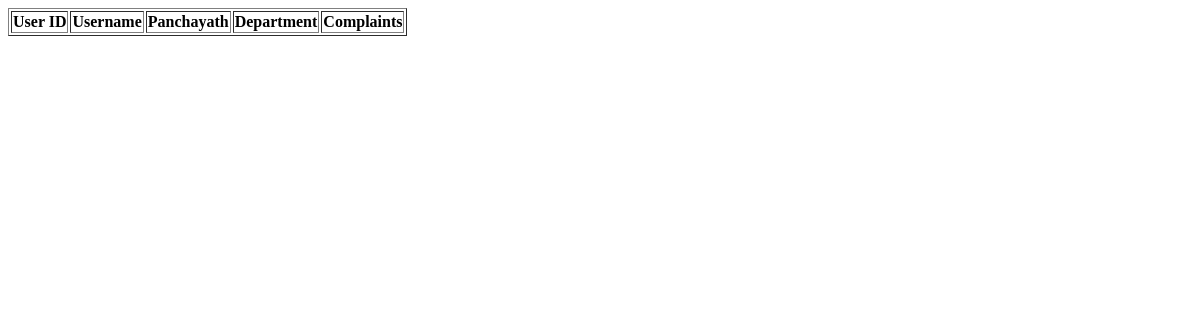
The app's page /complaintlist/ (signed in), older data.
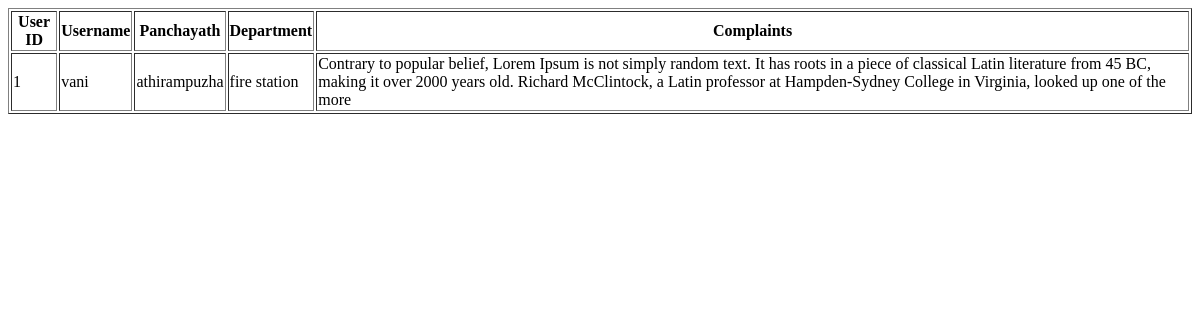
The same page, newer data.
### myapp/models.py (models this page shows)
class Complaints(models.Model):
    cid = models.IntegerField(primary_key=True)
    uid = models.IntegerField()
    uname = models.CharField(max_length=30)
    panchayath = models.CharField(max_length=100)
    department = models.CharField(max_length=100)
    complaint = models.TextField(max_length=300)

### myapp/views.py (the view)
# urls.py: path('complaintlist/', views.complaintList, name='complaintlist'),
def complaintList(request):
    clrec = DeptReg.objects.filter(username=request.session['uname'])
    if clrec.filter(username=request.session['uname']).exists():
        crec = Complaints.objects.filter(panchayath=request.session['panchayath'])
        return render(request, 'complaintlist.html', {'crec': crec})
    else:
        return HttpResponse('You are not logged in')

### myapp/templates/complaintlist.html
{% block content %}
<table border="1">
        <th>User ID</th>
        <th>Username</th>
        <th>Panchayath</th>
        <th>Department</th>
        <th>Complaints</th>
    {% for i in crec %}
      <tr>
          <td>{{i.uid}}</td>
          <td>{{i.uname}}</td>
          <td>{{i.panchayath}}</td>
          <td>{{i.department}}</td>
          <td>{{i.complaint}}</td>
      </tr>
    {% endfor %}
</table>
{% endblock content %}
</body>
</html>

Row changes from the older to the newer data that the page shows:
added Complaints: uid "1", uname "vani", panchayath "athirampuzha", department "fire station", complaint "Contrary to popular belief, Lorem Ipsum is not simply random text. It has roots in a piece of classical Latin literature from 45 BC, making it over 2000 years old. Richard McClintock, a Latin professor at Hampden-Sydney College in Virginia, looked up one of the more"
